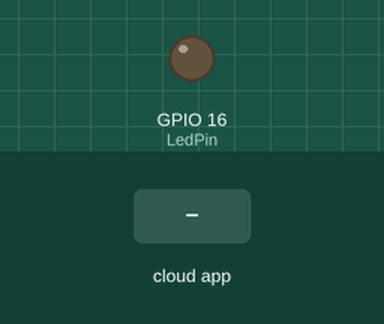
The sketch below on a simulated ESP8266 (NodeMCU). Parts: output pins drawn as LEDs (lit = HIGH). The test bench sets the inputs (shaded band). WiFi joins after 1.5 s; servers stay silent unless stated; the Firebase database answers and starts empty; what the sketch prints to the serial monitor is not drawn.

Above: at 2.7 s.
2.8 s: the phone or cloud app sets person to 1
At 4.2 s:
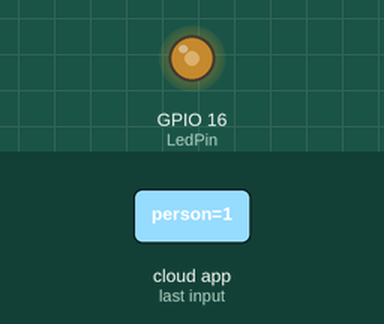
Timing chart, 0 to 5.8 s (numbered marks = the images above; inputs shaded):
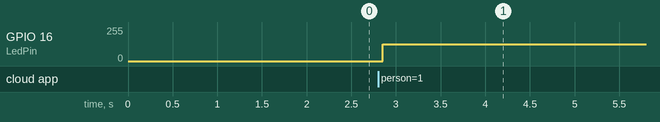

Measured:
- after the input at 2.8 s, GPIO 16 (LedPin): 0/255 → 127/255 after 0.05 s

The sketch:

khkt.ino
```cpp
#include <FirebaseESP8266.h>
#include <ESP8266WiFi.h>

#define LedPin 16

#define WIFI_SSID "Phong Tin Hoc" // your wifi SSID
#define WIFI_PASSWORD "12345@12345" //your wifi PASSWORD

#define LedPin 16         // pin d0 as toggle pin
#define FIREBASE_HOST "khkt-847e4-default-rtdb.asia-southeast1.firebasedatabase.app" // change here
#define FIREBASE_AUTH "mBe3LBIRDglaSyigKOmuOSakvPZDJPjza8iNBw6d"  // your private key
FirebaseData firebaseData;

void setup ()
{
  pinMode(LedPin, OUTPUT);
  Serial.begin(9600);
  // connect to wifi.
  WiFi.begin(WIFI_SSID, WIFI_PASSWORD);
  Serial.print("connecting");
  while (WiFi.status() != WL_CONNECTED) {
    Serial.print(".");
    delay(500);
  }
  Serial.println();
  Serial.print("connected: ") ;
  Serial.println(WiFi.localIP());

  Firebase.begin(FIREBASE_HOST, FIREBASE_AUTH);
  Firebase.reconnectWiFi(true);
}
void loop ()
{
  if(Firebase.getString(firebaseData, "/person"))
  {
    String person = firebaseData.stringData();
    if (person.toInt() == 0) {
      analogWrite(LedPin, 0);
    } else if (person.toInt() == 1) {
      analogWrite(LedPin, 127);
      delay(5000);
    } else {
      analogWrite(LedPin, 254);
      delay(5000);
    }
  }else{
    Serial.print("Error in getInt, ");
    Serial.println(firebaseData.errorReason());
  }
}
```
